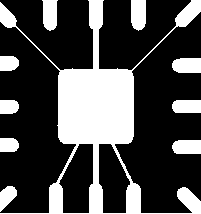
%> input picture 3D vision/6-14040815/45.bmp, 201 x 214 px
$ octave p3.m   (GNU Octave 9; MATLAB toolbox functions it lacks are replaced by stand-ins)
%> lines starting %> are read from the running program, lines starting %| are printed output that depends on the picture; in (x1, y1, x2, y2) boxes, pixels count from 0 and x2, y2 are one past the last pixel; in counts of white or black regions, pixels touching at a corner belong together; the program's own positions count from 1
clc
clear
close all
bw = imread('45.bmp');
%> bw: size 214x201 logical; 28.9% white; 10 white regions, largest, box (x1, y1, x2, y2) and area: (0, 0, 201, 214) 9453, (131, 0, 146, 31) 424, (42, 0, 58, 31) 405

se1 = strel('square', 5); %Square SE%
se2 = strel('square', 9); %Square SE%
se3 = strel('square', 17); %Square SE%

%se1=ones(3,3);

bw2 = imerode(bw,se1);
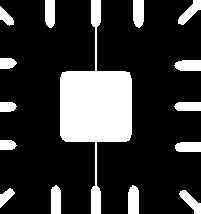
%> bw2: size 214x201 logical; 20.6% white; 15 white regions, largest, box (x1, y1, x2, y2) and area: (60, 0, 132, 214) 5757, (128, 185, 139, 214) 292, (133, 0, 144, 28) 281
bw3 = imerode(bw,se2);
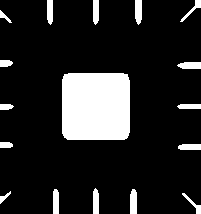
%> bw3: size 214x201 logical; 14.7% white; 17 white regions, largest, box (x1, y1, x2, y2) and area: (62, 73, 130, 140) 4498, (130, 189, 137, 214) 164, (135, 0, 142, 25) 157
bw4 = imerode(bw,se3);
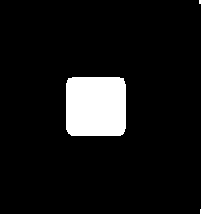
%> bw4: size 214x201 logical; 8.1% white; 3 white regions (2 under 20 px), largest, box (x1, y1, x2, y2) and area: (66, 77, 126, 136) 3482

%% Show results

set(gcf,'units','normalized','outerposition',[0 0 1 1])
subplot(1,4,1),imshow(bw),title('Original' )
subplot(1,4,2),imshow(bw2),title(['Erosion' ' square 5'])
subplot(1,4,3),imshow(bw3),title(['Erosion' ' square 9'])
subplot(1,4,4),imshow(bw4),title(['Erosion' ' square 17'])
